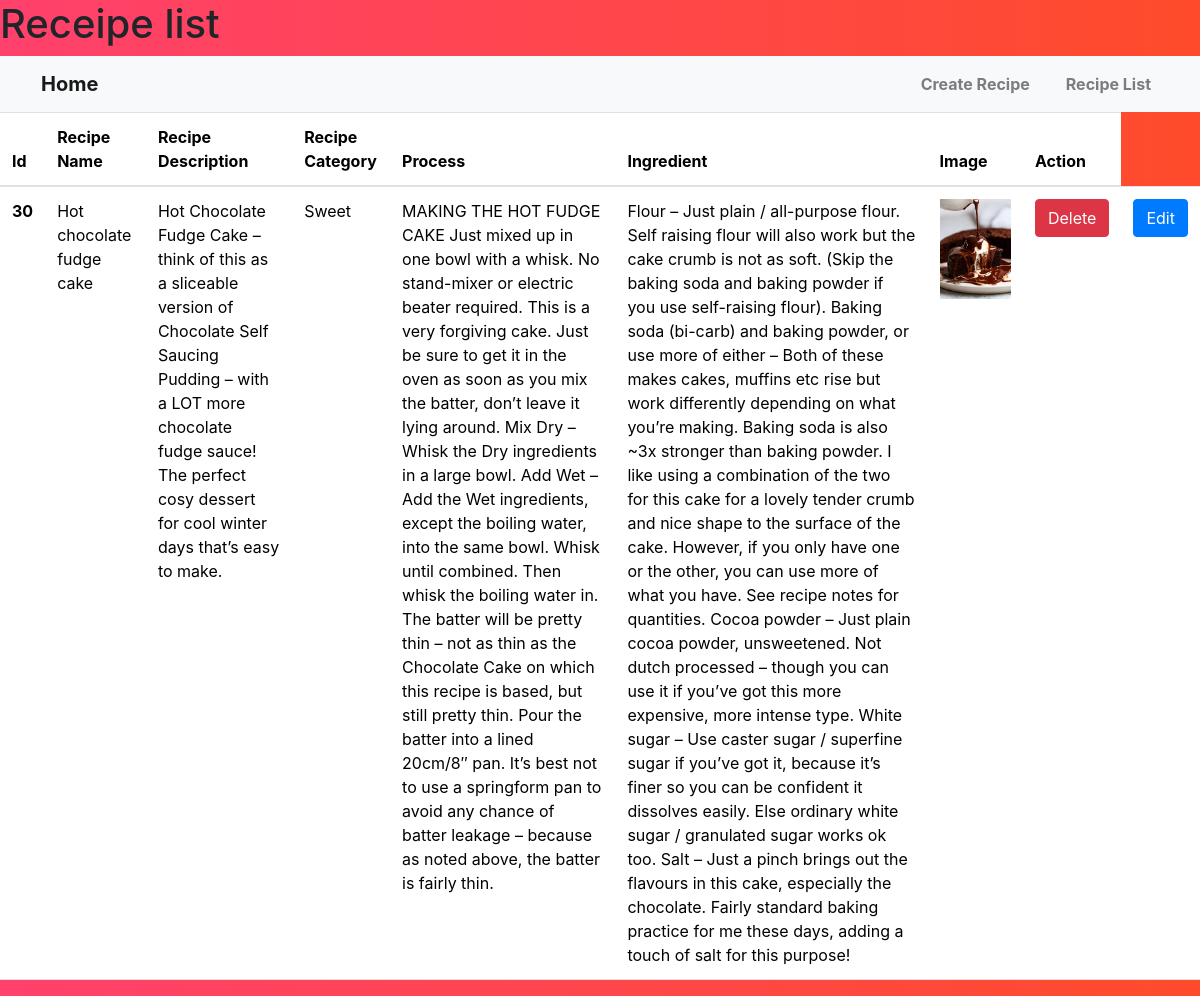
The app's page /receipelist/ with its own data.
### vege/models.py (models this page shows)
class Receipe(models.Model):
    receipe_name = models.CharField(max_length=200)
    receipe_description = models.TextField()
    receipe_category = models.CharField(max_length=50,default='')
    receipe_process = models.CharField(max_length=300)
    receipe_ingredient = models.TextField()
    receipe_image = models.ImageField(upload_to="receipe")

### vege/views.py (the view)
# urls.py: path('receipelist/', receipelist, name='receipelist'),
def receipelist(request):
    receipes = Receipe.objects.all()
    context ={'receipes':receipes}
    return render(request,'receipelist.html',context)

### templates/receipelist.html (shortened to what this page needs)
<!DOCTYPE html>
<html lang="en">
<head>
  <link href="https://cdn.jsdelivr.net/npm/bootstrap@5.3.3/dist/css/bootstrap.min.css" rel="stylesheet">
</head>
<body>
  <h1>Receipe list </h1>
  <table class="table">
    <thead>
      <tr>
        <th scope="col">Id</th>
        <th scope="col">Recipe Name</th>
        <th scope="col">Recipe Description</th>
        <th scope="col">Recipe Category</th>
        <th scope="col">Process</th>
        <th scope="col">Ingredient</th>
        <th scope="col">Image</th>
        <th scope="col">Action</th>
      </tr>
    </thead>
    <tbody>
      {% include "nav.html" %}
      {%load static%}
      {% for receipe in receipes %}
      <tr>
        <th scope="row">{{ receipe.id }}</th>
        <td>{{ receipe.receipe_name }}</td>
        <td>{{ receipe.receipe_description }}</td>
        <td>{{ receipe.receipe_category }}</td>
        <td>{{ receipe.receipe_process }}</td>
        <td>{{ receipe.receipe_ingredient }}</td>
        <td><img src="/media/{{receipe.receipe_image }}" style="height:100px"></td>
        <td>
          <a href="{% url 'delete' pk=receipe.id %}" type="button" class="btn btn-danger">Delete</button></a>
        </td>
        <td>
          <a href="{% url 'edit' pk=receipe.id %}" type="button" class="btn btn-primary">Edit</button></a>
          </td>
      </tr>
      {% endfor %}
    </tbody>
  </table>
</body>
</html>

### templates/nav.html (shortened to what this page needs)
<!DOCTYPE html>
<html lang="en">
<head>
    <link href="https://stackpath.bootstrapcdn.com/bootstrap/4.5.2/css/bootstrap.min.css" rel="stylesheet">
</head>
<body>
    <nav class="navbar navbar-expand-lg navbar-light bg-light">
        <div class="container-fluid">
            <a class="navbar-brand" href="{% url 'home' %}">Home</a>
            <div class="collapse navbar-collapse justify-content-end" id="navbarNav">
                <ul class="navbar-nav">
                    <li class="nav-item">
                        <a class="nav-link" href="{% url 'receipes' %}">Create Recipe</a>
                    </li>
                    <li class="nav-item">
                        <a class="nav-link" href="{% url 'receipelist' %}">Recipe List</a>
                    </li>
                </ul>
            </div>
        </div>
    </nav>
</body>
</html>

### templates/receipelist.html (style rules this page uses)
body { font-family: Arial, sans-serif; background: linear-gradient(to right, #ff416c, #ff4b2b); margin: 0; padding: 0; color: #fff; }
nav { text-align: center; }
nav a { color: #fff; text-decoration: none; margin: 0 10px; font-size: 18px; }

### templates/nav.html (style rules this page uses)
.navbar { background-color: #f8f9fa; }
.navbar-brand { font-weight: bold; }
.navbar-nav .nav-link { font-weight: bold; color: #343a40; }

### records on screen
Receipe: id "30", receipe_name "Hot chocolate fudge cake", receipe_description "Hot Chocolate Fudge Cake – think of this as a sliceable version of Chocolate Self Saucing Pudding – with a LOT more chocolate fudge sauce! The perfect cosy dessert for cool winter days that’s easy to make.", receipe_category "Sweet", receipe_process "MAKING THE HOT FUDGE CAKE Just mixed up in one bowl with a whisk. No stand-mixer or electric beater required. This is a very forgiving cake. Just be sure to get it in the oven as soon as you mix the batter, don’t leave it lying around. Mix Dry – Whisk the Dry ingredients in a large bowl. Add Wet – Add the Wet ingredients, except the boiling water, into the same bowl. Whisk until combined. Then whisk the boiling water in. The batter will be pretty thin – not as thin as the Chocolate Cake on which this recipe is based, but still pretty thin. Pour the batter into a lined 20cm/8″ pan. It’s best not to use a springform pan to avoid any chance of batter leakage – because as noted above, the…", receipe_ingredient "Flour – Just plain / all-purpose flour. Self raising flour will also work but the cake crumb is not as soft. (Skip the baking soda and baking powder if you use self-raising flour). Baking soda (bi-carb) and baking powder, or use more of either – Both of these makes cakes, muffins etc rise but work differently depending on what you’re making. Baking soda is also ~3x stronger than baking powder. I like using a combination of the two for this cake for a lovely tender crumb and nice shape to the surface of the cake. However, if you only have one or the other, you can use more of what you have. See recipe notes for quantities. Cocoa powder – Just plain cocoa powder, unsweetened. Not dutch…", receipe_image (picture)
